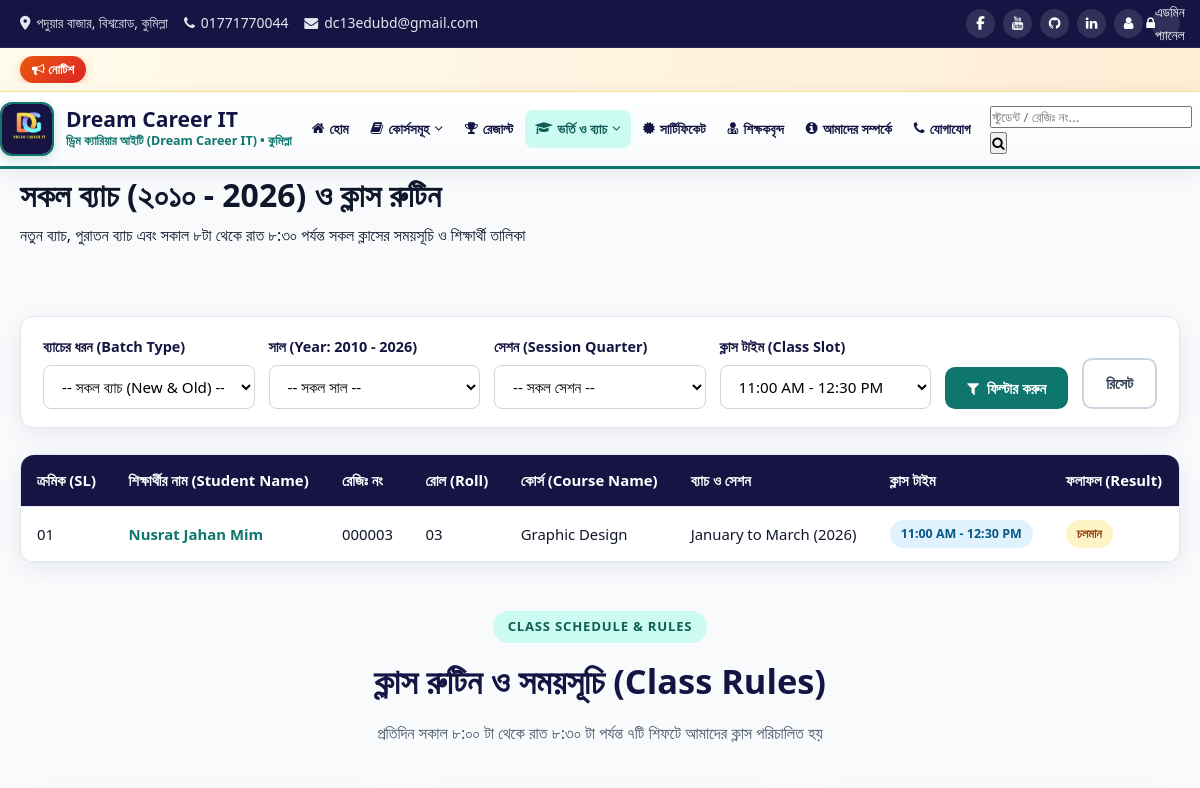
/batches.php?slot=11:00+AM+-+12:30+PM (upper part), run on an earlier commit of the app's database.
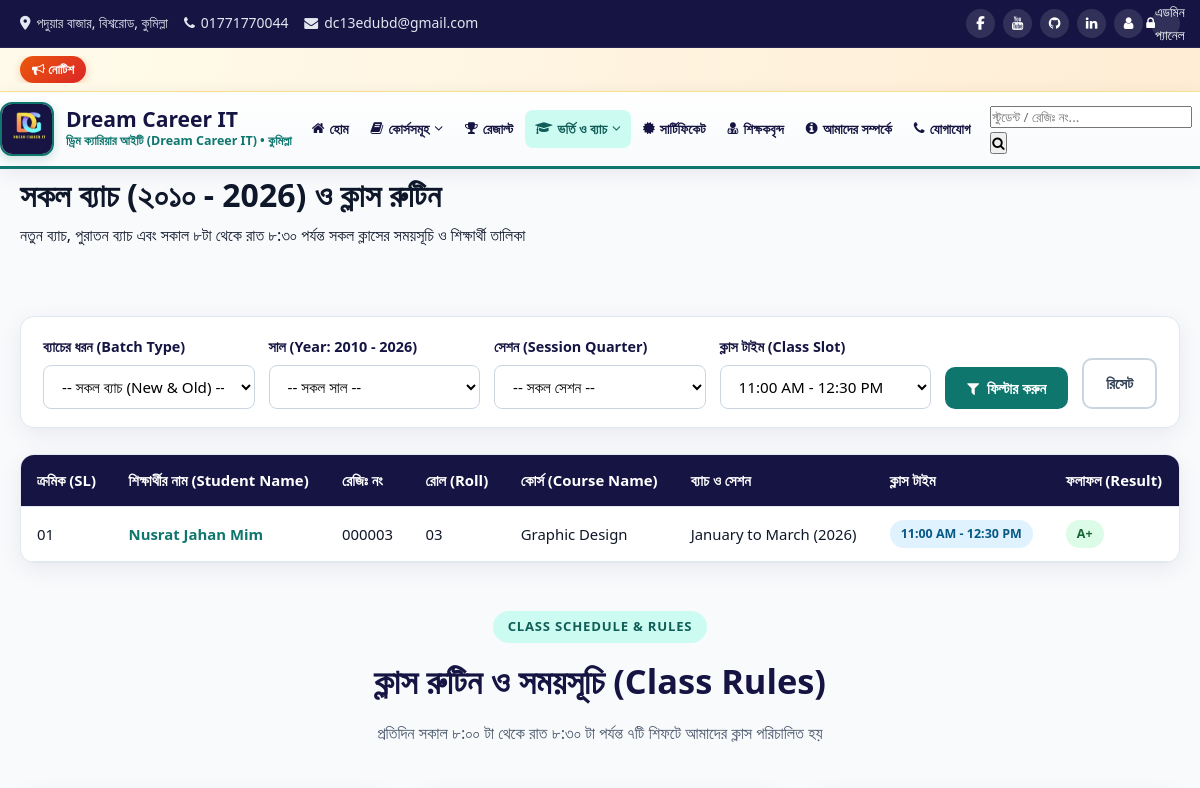
And on a later commit of the database.
### tables this page shows
CREATE TABLE students (
    id INTEGER PRIMARY KEY AUTOINCREMENT,
    reg_no VARCHAR(30) UNIQUE NOT NULL,
    roll_no VARCHAR(20) NOT NULL,
    secret_code VARCHAR(50) UNIQUE NOT NULL,
    name VARCHAR(120) NOT NULL,
    father_name VARCHAR(120),
    mother_name VARCHAR(120),
    nid_birth_reg VARCHAR(60),
    present_address TEXT,
    permanent_address TEXT,
    phone VARCHAR(50),
    email VARCHAR(120),
    dob VARCHAR(30),
    religion VARCHAR(50) DEFAULT 'Muslim',
    marital_status VARCHAR(30) DEFAULT 'Un-Married',
    height VARCHAR(20) DEFAULT '5.6"',
    weight VARCHAR(20) DEFAULT '55 KG',
    blood_group VARCHAR(15) DEFAULT 'O+',
    education VARCHAR(150),
    school_college VARCHAR(150),
    experience TEXT,
    has_disability VARCHAR(10) DEFAULT 'না',
    disability_discount DECIMAL(5,2) DEFAULT 0,
    course_id INTEGER,
    course_name VARCHAR(120) NOT NULL,
    course_duration VARCHAR(50) DEFAULT '3 Months',
    batch_no VARCHAR(40) DEFAULT 'Batch-2026-01',
    batch_year INTEGER DEFAULT 2026,
    admission_month VARCHAR(20) DEFAULT 'January',
    session_quarter VARCHAR(60) DEFAULT 'January to March',
    batch_type VARCHAR(30) DEFAULT 'New Batch',
    class_slot VARCHAR(80) DEFAULT '8:00 AM - 9:30 AM',
    result_grade VARCHAR(20) DEFAULT 'A+',
    cgpa VARCHAR(20) DEFAULT '5.00',
    photo VARCHAR(255) DEFAULT 'assets/img/teacher-sagor.jpg',
    password_hash VARCHAR(255),
    status VARCHAR(20) DEFAULT 'Active',
    created_at DATETIME DEFAULT CURRENT_TIMESTAMP
, exam_status VARCHAR(40) DEFAULT 'পাস করেছে', teacher_ref VARCHAR(100) DEFAULT '', doc_image VARCHAR(255) DEFAULT 'assets/img/logo.jpg');

### config/db.php (called while the page is built, shortened)
<?php
function h(?string $str): string {
    return htmlspecialchars((string)$str, ENT_QUOTES, 'UTF-8');
}
function is_student_course_completed(?array $st): bool {
    $exam_st = trim((string)($st['exam_status'] ?? ''));
    $status  = trim((string)($st['status'] ?? ''));
    $grade   = strtolower(trim((string)($st['result_grade'] ?? '')));
    if (in_array($exam_st, ['পাস করেছে', 'ফেইল করেছে'], true) || $status === 'Completed') {
        return true;
    }
    return false;
}
function is_student_failed(?array $st): bool {
    $exam_st = trim((string)($st['exam_status'] ?? ''));
    $grade   = strtolower(trim((string)($st['result_grade'] ?? '')));
    return false;
}

### batches.php (the view, shortened to what the changed rows need)
<?php
require_once __DIR__ . '/config/db.php';
$pdo = get_db();
$slot_filter = trim($_GET['slot'] ?? '');
$sql = "SELECT * FROM students WHERE 1=1";
$params = [];
if ($slot_filter !== '') {
    $sql .= " AND class_slot = ?";
    $params[] = $slot_filter;
}
$sql .= " ORDER BY batch_year DESC, roll_no ASC";
$stmt = $pdo->prepare($sql);
$stmt->execute($params);
$batch_students = $stmt->fetchAll();
require_once __DIR__ . '/includes/header.php';
?>
<div class="page-hero-strip">
    <div class="container">
        <h1>সকল ব্যাচ (২০১০ - <?= date('Y') ?>) ও ক্লাস রুটিন</h1>
    </div>
</div>
<section class="section">
    <div class="container">
        <div class="table-responsive" style="margin-bottom:48px;">
            <table class="data-table filterable-table">
                <thead>
                    <tr>
                        <th>ক্রমিক (SL)</th>
                        <th>শিক্ষার্থীর নাম (Student Name)</th>
                        <th>রেজিঃ নং</th>
                        <th>রোল (Roll)</th>
                        <th>কোর্স (Course Name)</th>
                        <th>ব্যাচ ও সেশন</th>
                        <th>ক্লাস টাইম</th>
                        <th>ফলাফল (Result)</th>
                    </tr>
                </thead>
                <tbody>
                    <?php if (empty($batch_students)): ?>
                        <tr><td colspan="8" style="text-align:center; padding:24px; color:#64748b;">এই ফিল্টারে কোনো শিক্ষার্থীর তথ্য পাওয়া যায়নি। এডমিন প্যানেল থেকে নতুন শিক্ষার্থী যোগ করা যাবে।</td></tr>
                    <?php else: ?>
                        <?php foreach ($batch_students as $idx => $s): ?>
                        <tr>
                            <td><?= str_pad((string)($idx + 1), 2, '0', STR_PAD_LEFT) ?></td>
                            <td>
                                <a href="biodata.php?reg_no=<?= urlencode($s['reg_no']) ?>" style="font-weight:700; color:#0f766e;">
                                    <?= h($s['name']) ?>
                                </a>
                            </td>
                            <td><?= h($s['reg_no']) ?></td>
                            <td><?= h($s['roll_no']) ?></td>
                            <td><?= h($s['course_name']) ?></td>
                            <td><?= h($s['session_quarter']) ?> (<?= (int)$s['batch_year'] ?>)</td>
                            <td><span class="badge badge-info"><?= h($s['class_slot']) ?></span></td>
                            <td><?php if (!is_student_course_completed($s)): ?><span class="badge badge-warning">চলমান</span><?php elseif (is_student_failed($s)): ?><span class="badge badge-danger">ফেইল (Fail)</span><?php else: ?><span class="badge badge-success"><?= h($s['result_grade']) ?></span><?php endif; ?></td>
                        </tr>
                        <?php endforeach; ?>
                    <?php endif; ?>
                </tbody>
            </table>
        </div>
        <div id="class-rules">
            <div class="section-header">
                <h2>ক্লাস রুটিন ও সময়সূচি (Class Rules)</h2>
            </div>
        </div>
    </div>
</section>
<?php require_once __DIR__ . '/includes/footer.php'; ?>

What changed in the data, as far as the page shows it:
changed students "Nusrat Jahan Mim": result_grade (not shown) → "A+"; no longer shows "চলমান"
